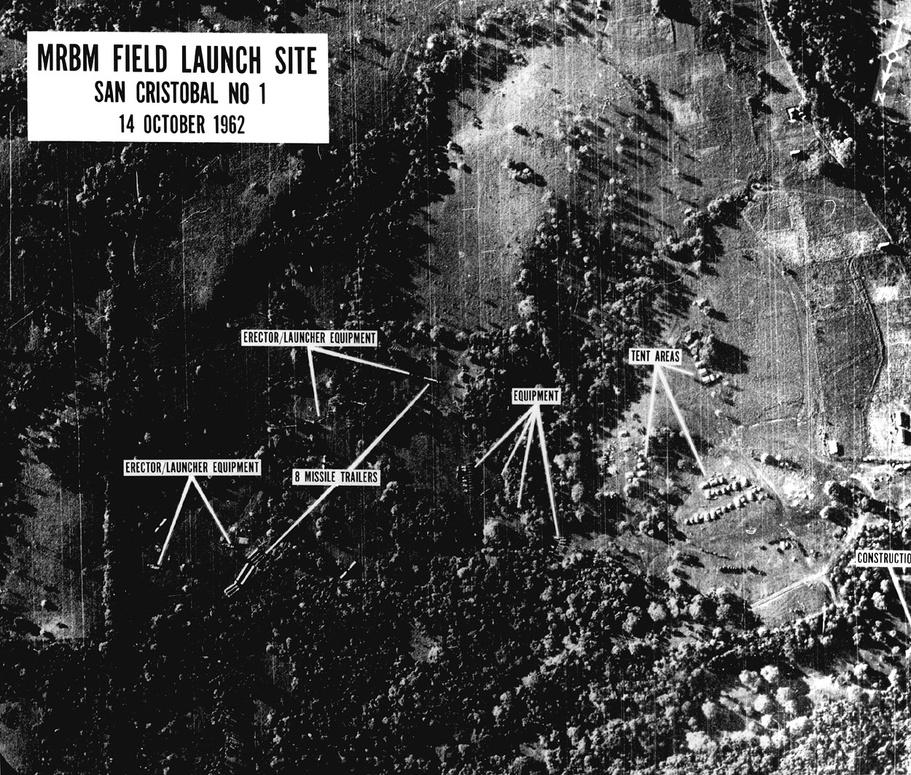
%> input picture A2/u2cuba.jpg, 911 x 775 px, shrunk from 1250 x 1063 before the run; the run also reads 1 picture not shown here
$ octave P4_A.m   (GNU Octave 9; MATLAB toolbox functions it lacks are replaced by stand-ins)
%> lines starting %> are read from the running program, lines starting %| are printed output that depends on the picture

photo = rgb2gray(imread('u2cuba.jpg'));
%> photo: size 775x911 uint8; min 0, max 255, mean 71.5
template = rgb2gray(imread('trailer.png'));
figure('Name','Original photo');
imshow(photo, [], 'InitialMagnification', 50);
figure('Name','template');
imshow(template, [] , 'InitialMagnification', 50);
correlationImg = normxcorr2(template, photo);
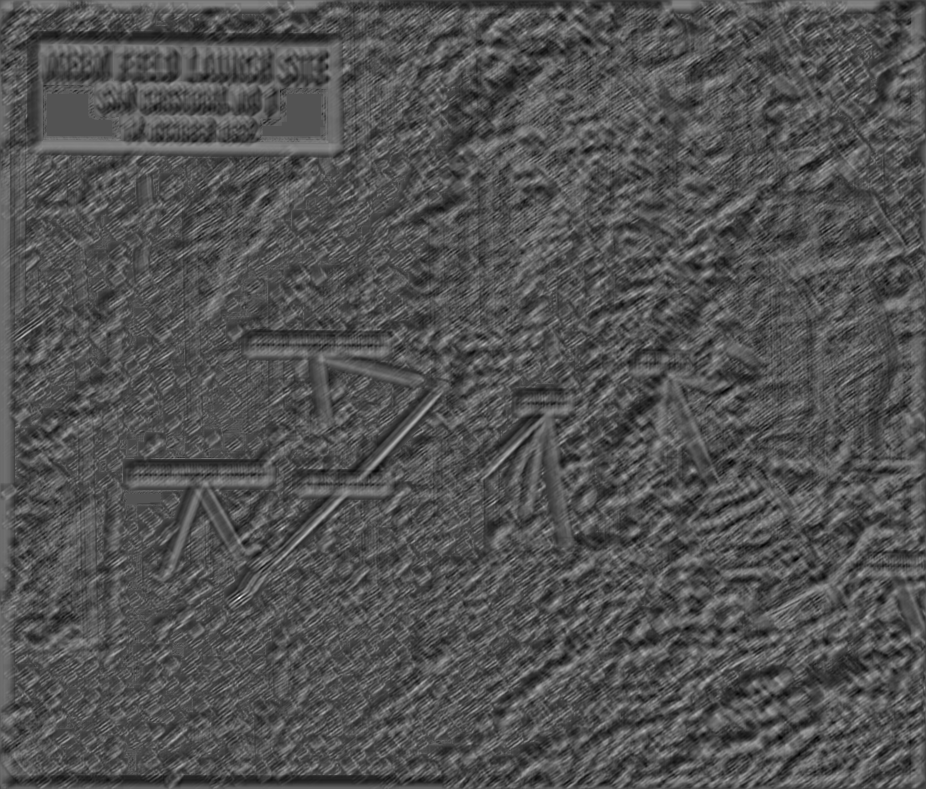
%> correlationImg: size 789x926 double; min -0.452, max 0.93, mean -0.00295; drawn with min black and max white
surf(correlationImg)
shading flat
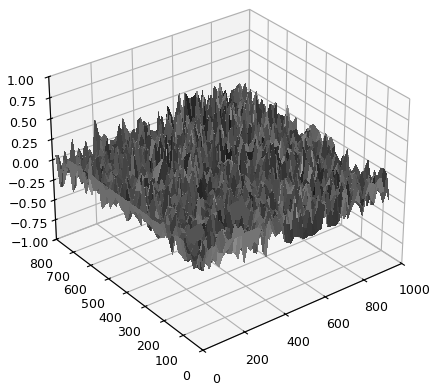
%> figure redrawn from the program's plot data
[ypeak,xpeak] = find(correlationImg==max(correlationImg(:)));
%> ypeak = 598; xpeak = 240
yoffSet = ypeak-size(template,1);
%> yoffSet = 583
xoffSet = xpeak-size(template,2);
%> xoffSet = 224
% Displays correlationImg and draw a rectangle around the highest peak.
figure('Name','Correlation, near-perfect template');
hold on % Allows drawing on top of the displayed image
imshow(correlationImg, [], 'InitialMagnification', 50);

% Find the maximum of correlationImg.
% The max function requires a vector, so we unroll the array with (:).
% The max function returns both the value of the maximum value and its
% linear index within the array. We don't care about the value of the
% maximum, so we discard the first output value with using the ~ notation.
[~, maxValLinearIndex] = max(correlationImg(:));
%> maxValLinearIndex = 189169

% We use the ind2sub function to convert a linear back into matrix
% coordinates.
[y, x] = ind2sub(size(correlationImg), maxValLinearIndex);
%> y = 598; x = 240

% Display a rectangle around the peak we just found.
rectangle('Position', [x-15, y-15, 30, 30], 'EdgeColor', 'r')
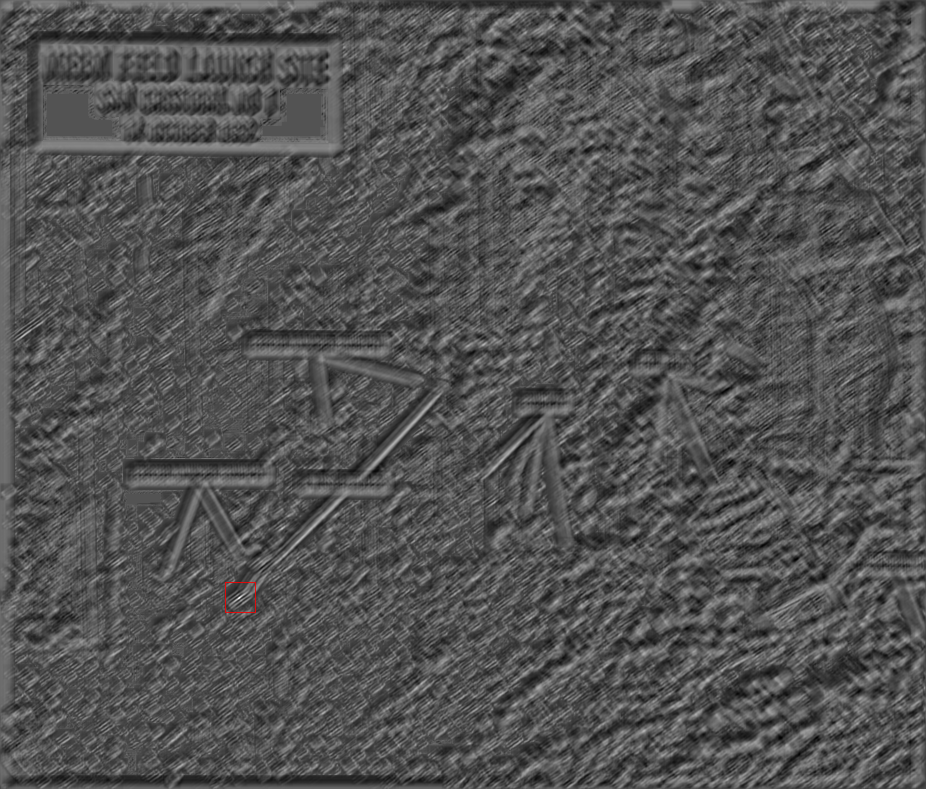
%> figure redrawn from the program's plot data
hold off;
